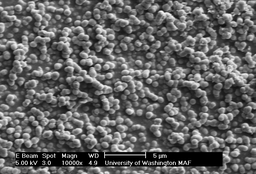
#> input picture SEM_Images/DarkTable_Edits/R5 K3Me3 SiO2_2-3.tif, 256 x 174 px, shrunk from 712 x 484 before the run
$ jupyter execute ImageSeg_Comparison.ipynb   (older library calls are emulated)
#> lines starting #> are read from the running program, lines starting #| are printed output that depends on the picture; after the words box and inside, x2 and y2 are one past the last pixel; in counts of white or black regions, pixels touching at a corner belong together
# Purpose of Exploration

The purpose of this notebook is to start to implament other image segmentation styles and get a better idea of how we can use them to best break up and segment our images.  The main focus of this notebook for me right now is to explore the differences between the Watershed and the P algorithm for image segmentation using the Open CV and Mabmba packages for python.

Edit: so, turns out that mamba is actually a unit test package, and I need to figure out how to import the build from GitHub.  I like the outputs that the P algorithm gives for complicated images, and it could be good to play with, I just need to get it in to Python first...

[cell 1]
import cv2
from matplotlib import pyplot as plt
import numpy as np
import pandas as pd
from skimage.feature import peak_local_max
from skimage.morphology import watershed
from scipy import ndimage
import argparse
from skimage.measure import label, regionprops

[cell 2]
# Image Import of Test Image
img_opal = cv2.imread('SEM_Images/DarkTable_Edits/R5 K3Me3 SiO2_2-3.tif')
#> img_opal is the input picture: shape (174, 256, 3); min 0, max 252, mean 98.2
img_opal = np.array(img_opal, dtype=np.uint8)

# Watershed Segmentation of the Image
kernel_wat = np.ones((5,6), np.uint8)
opening_wat = cv2.morphologyEx(img_opal, cv2.MORPH_OPEN, kernel_wat)
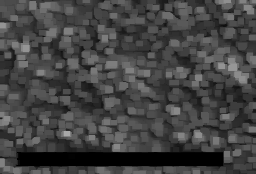
#> opening_wat: shape (174, 256, 3); min 0, max 168, mean 66.9
canny_wat = cv2.Canny(opening_wat,100,150,3,L2gradient=True)
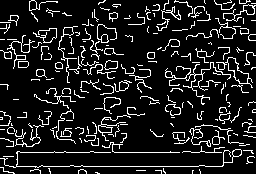
#> canny_wat: shape (174, 256); 12% white in thin lines or dots
ret, thresh = cv2.threshold(canny_wat,0,255,cv2.THRESH_BINARY_INV+cv2.THRESH_OTSU)
#> thresh: shape (174, 256); 88% white; black in thin lines or dots
#> ret = 0
opening = cv2.morphologyEx(thresh,cv2.MORPH_OPEN,kernel_wat, iterations = 5) #Why do we need this and the other 'opening'?
#> opening: shape (174, 256); 4.1% white; 4 white regions, box (x1, y1, x2, y2) and area: (0, 0, 34, 15) 510, (63, 0, 99, 14) 483, (0, 59, 18, 84) 450, (0, 90, 18, 111) 378
ret, markers = cv2.connectedComponents(opening)
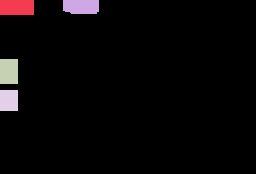
#> markers: shape (174, 256) int32; 5 distinct labels, from 0 to 4; one colour per label, 0 black
#> ret = 5
markers_watershed = cv2.watershed(img_opal,markers)
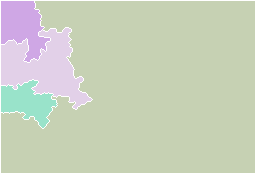
#> markers_watershed: shape (174, 256) int32; 5 distinct labels, from -1 to 4; one colour per label, 0 black, -1 white

# SKImage Watershed
#kernal_skwat = zeros(len())
shifted_sk = cv2.pyrMeanShiftFiltering(img_opal, 1, 50)
gray_sk = cv2.cvtColor(shifted_sk, cv2.COLOR_BGR2GRAY)
thresh_sk = cv2.threshold(gray_sk, 0, 255, cv2.THRESH_BINARY | cv2.THRESH_OTSU)[1]
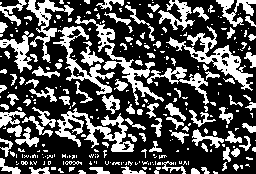
#> thresh_sk: shape (174, 256); 32.4% white; 295 white regions (198 under 20 px), largest, box (x1, y1, x2, y2) and area: (166, 26, 253, 91) 1222, (55, 108, 134, 152) 1186, (75, 16, 164, 105) 1091
# Image segmentation is happening before here, obviously not able to handle these images that well.
D = ndimage.distance_transform_edt(thresh_sk)
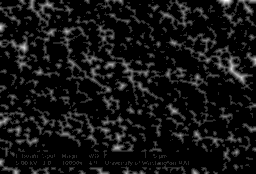
#> D: shape (174, 256) float64; min 0, max 6.08, mean 0.474; drawn with min black and max white
markers_sk = ndimage.label(thresh_sk)[0]
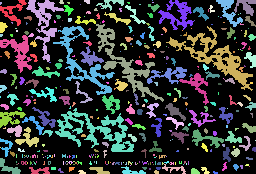
#> markers_sk: shape (174, 256) int32; 377 distinct labels, from 0 to 376; one colour per label, 0 black
labels_sk = watershed(-D, markers_sk, mask=thresh_sk)

# What if I tried mixing things up?
D_bf_cv = ndimage.distance_transform_bf(thresh)
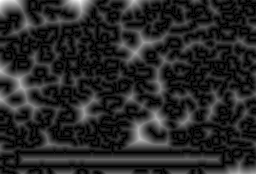
#> D_bf_cv: shape (174, 256) float64; min 0, max 18.03, mean 2.78; drawn with min black and max white
D_cdt_cv = ndimage.distance_transform_cdt(thresh)
localMax = peak_local_max(D_bf_cv, indices=False, min_distance=10,labels=thresh)
#> localMax: shape (174, 256) bool; 0.19% white in thin lines or dots, all inside (x1, y1, x2, y2) = (10, 10, 246, 164)
markers_cv = ndimage.label(localMax)[0]
#> markers_cv: shape (174, 256) int32; 86 distinct labels, from 0 to 85
labels_bf_cv = watershed(-D_bf_cv, markers_cv, mask=thresh)
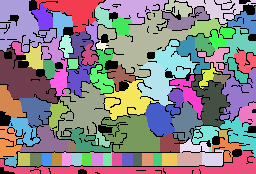
#> labels_bf_cv: shape (174, 256) int32; 86 distinct labels, from 0 to 85; one colour per label, 0 black

# Mamba P Alg Segmentation of the Image


# Image Plotting
fig, ax = plt.subplots(1,3,figsize=(20,20))
ax[0].imshow(img_opal)
ax[0].set_title('Original Image')

ax[1].imshow(D_cdt_cv)
ax[1].set_title('OpenCV2 Watershed Segmentation')

ax[2].imshow(labels_bf_cv)
ax[2].set_title('SciKit Image Watershed Segmentation (edt transform)')

#ax[1,1].imshow(D_bf_cv)
#ax[1,1].set_title('SciKit Image bf Transform + Open CV Edge Detection')

#ax[2,0].imshow(D_cdt_cv)
#ax[2,0].set_title('SciKit Image cdt Transform + Open CV Edge Detection')

#ax[2,1].imshow(labels_bf_cv)
#ax[2,1].set_title('SciKit Image + Open CV bf Transform')

[cell 3]
particles = label(labels_bf_cv)
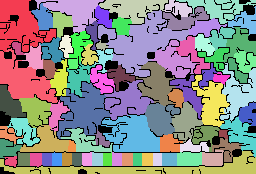
#> particles: shape (174, 256) int64; 86 distinct labels, from 0 to 85; one colour per label, 0 black
particles

[cell 4]
# Shamelessly stolen from the class notebook just to see if it works...
props = regionprops(labels_bf_cv, intensity_image=gray_sk)
#> props = 85 regions; largest, box (x1, y1, x2, y2) and area: (98, 10, 189, 77) 2448, (0, 151, 256, 174) 1991, (0, 0, 56, 52) 1662, (57, 82, 110, 139) 1625, (0, 48, 58, 103) 1551
x = y = np.zeros(len(props))
#> x = 85 values from 0 to 0; y = 85 values from 0 to 0
# y = np.zeros(len(props))
area = np.zeros(len(props))
#> area = 85 values from 0 to 0
perim = np.zeros(len(props))
#> perim = 85 values from 0 to 0
intensity = np.zeros(len(props))
#> intensity = 85 values from 0 to 0

# Use this to pull out the relevant information and save to Pandas dataframe
counter = 0
for prop in props:
    x[counter] = prop.centroid[0]
    y[counter] = prop.centroid[1]
    area[counter] = prop.area
    perim[counter] = prop.perimeter
    intensity[counter] = prop.mean_intensity

    counter += 1
#> this loop made 85 passes
#> after the loop, area = 85 values, max 2448 at index 21, min 66 at index 55, mean 449.3; counter = 85; intensity = 85 values, max 182.8 at index 34, min 7.73 at index 82, mean 90.7; perim = 85 values, max 707.8 at index 84, min 31.45 at index 55, mean 136.5; x = 85 values, max 247.7 at index 48, min 7.99 at index 65, mean 125.2; y has the same summary as x

regionprops = pd.DataFrame({'X': x, 'Y': y, 'Area': area,
                            'Perim': perim, 'Mean Intensity': intensity})
#> regionprops = table of 85 rows and 5 columns

[cell 5]
regionprops
#> Out = table of 85 rows and 5 columns

$ run again, with SEM_Images/DarkTable_Edits/R5 K3Me3 SiO2_3-2.tif copied over SEM_Images/DarkTable_Edits/R5 K3Me3 SiO2_2-3.tif
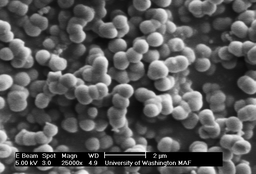
#> input picture SEM_Images/DarkTable_Edits/R5 K3Me3 SiO2_3-2.tif, 256 x 174 px, shrunk from 712 x 484 before the run
#> img_opal is the input picture: shape (174, 256, 3); mean B, G, R 87.7, 87.7, 87.7
#> `canny_wat = cv2.Canny(opening_wat,100,150,3,L2gradient=True)`:
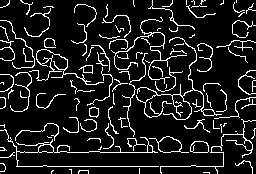
#> canny_wat: shape (174, 256); 11.1% white in thin lines or dots
#> thresh: shape (174, 256); 88.9% white; black in thin lines or dots
#> `ret, thresh = cv2.threshold(canny_wat,0,255,cv2.THRESH_BINARY_INV+cv2...`: ret = 0
#> opening: shape (174, 256); 5.4% white; 3 white regions, box (x1, y1, x2, y2) and area: (200, 15, 237, 43) 1004, (217, 56, 245, 83) 747, (55, 13, 82, 38) 675
#> markers: shape (174, 256) int32; 4 distinct labels, from 0 to 3
#> `ret, markers = cv2.connectedComponents(opening)`: ret = 4
#> markers_watershed: shape (174, 256) int32; 4 distinct labels, from -1 to 3
#> thresh_sk: shape (174, 256); 31.9% white; 119 white regions (67 under 20 px), largest, box (x1, y1, x2, y2) and area: (114, 8, 203, 119) 4029, (36, 48, 112, 99) 1382, (194, 109, 252, 174) 1076
#> markers_sk: shape (174, 256) int32; 159 distinct labels, from 0 to 158
#> localMax: shape (174, 256) bool; 0.19% white in thin lines or dots, all inside (x1, y1, x2, y2) = (11, 10, 241, 163)
#> markers_cv: shape (174, 256) int32; 87 distinct labels, from 0 to 86
#> labels_bf_cv: shape (174, 256) int32; 87 distinct labels, from 0 to 86
#> `particles = label(labels_bf_cv)`:
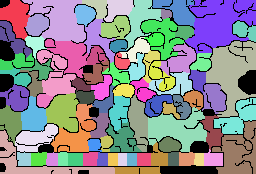
#> particles: shape (174, 256) int64; 87 distinct labels, from 0 to 86; one colour per label, 0 black
#> props = 86 regions; largest, box (x1, y1, x2, y2) and area: (185, 0, 256, 54) 2396, (206, 41, 256, 117) 2092, (22, 0, 86, 43) 1583, (148, 107, 207, 152) 1469, (212, 121, 256, 174) 1399
#> `x = y = np.zeros(len(props))`: x = 86 values from 0 to 0
#> the loop `for prop in props:` made 86 passes
#> after the loop `for prop in props:`: area = 86 values, max 2396 at index 13, min 90 at index 5, mean 442.1; counter = 86; intensity = 86 values, max 179 at index 5, min 1.18 at index 83, mean 88.14; perim = 86 values, max 526.2 at index 13, min 35.31 at index 5, mean 121.6; x = 86 values, max 244.3 at index 11, min 10.36 at index 56, mean 117.4; y has the same summary as x
#> regionprops = table of 86 rows and 5 columns

$ run again, with SEM_Images/DarkTable_Edits/R5 K3Me3 SiO2_3-3.tif copied over SEM_Images/DarkTable_Edits/R5 K3Me3 SiO2_2-3.tif
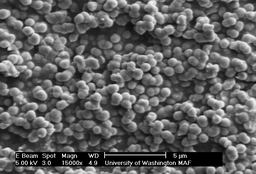
#> input picture SEM_Images/DarkTable_Edits/R5 K3Me3 SiO2_3-3.tif, 256 x 174 px, shrunk from 712 x 484 before the run
#> img_opal is the input picture: shape (174, 256, 3); min 0, max 248, mean 94.9
#> canny_wat: shape (174, 256); 13.3% white in thin lines or dots
#> thresh: shape (174, 256); 86.7% white; black in thin lines or dots
#> `ret, thresh = cv2.threshold(canny_wat,0,255,cv2.THRESH_BINARY_INV+cv2...`: ret = 0
#> opening: shape (174, 256); every value is 0
#> markers: shape (174, 256) int32; every value is 0
#> `ret, markers = cv2.connectedComponents(opening)`: ret = 1
#> markers_watershed: shape (174, 256) int32; values -1 (black) and 0 (white), 98.1% white; black in thin lines or dots
#> thresh_sk: shape (174, 256); 35.5% white; 185 white regions (115 under 20 px), largest, box (x1, y1, x2, y2) and area: (194, 45, 256, 174) 2229, (76, 69, 137, 138) 1281, (0, 83, 63, 139) 1082
#> markers_sk: shape (174, 256) int32; 231 distinct labels, from 0 to 230
#> localMax: shape (174, 256) bool; 0.2% white in thin lines or dots, all inside (x1, y1, x2, y2) = (10, 10, 246, 160)
#> markers_cv: shape (174, 256) int32; 88 distinct labels, from 0 to 87
#> labels_bf_cv: shape (174, 256) int32; 88 distinct labels, from 0 to 87
#> `particles = label(labels_bf_cv)`:
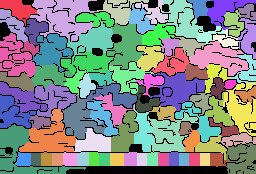
#> particles: shape (174, 256) int64; 88 distinct labels, from 0 to 87; one colour per label, 0 black
#> props = 87 regions; largest, box (x1, y1, x2, y2) and area: (30, 0, 97, 41) 1533, (0, 124, 86, 174) 1269, (19, 121, 76, 152) 1082, (189, 41, 249, 76) 1037, (150, 72, 205, 111) 1032
#> `x = y = np.zeros(len(props))`: x = 87 values from 0 to 0
#> the loop `for prop in props:` made 87 passes
#> after the loop `for prop in props:`: area = 87 values, max 1533 at index 8, min 86 at index 38, mean 422.6; counter = 87; intensity = 87 values, max 150.6 at index 52, min 1.95 at index 85, mean 88.21; perim = 87 values, max 469.8 at index 8, min 33.56 at index 38, mean 137.3; x = 87 values, max 247.9 at index 19, min 12.63 at index 54, mean 136.1; y has the same summary as x
#> regionprops = table of 87 rows and 5 columns
